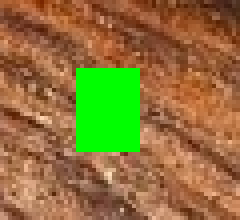
%> input picture test_small.png, 60 x 55 px (shown 4 times larger)
$ octave NLCTV.m   (GNU Octave 9; MATLAB toolbox functions it lacks are replaced by stand-ins)
%> lines starting %> are read from the running program, lines starting %| are printed output that depends on the picture; in (x1, y1, x2, y2) boxes, pixels count from 0 and x2, y2 are one past the last pixel; in counts of white or black regions, pixels touching at a corner belong together; the program's own positions count from 1
clc
clear
close all

%%
imageName  = 'test_small.png';
resultName = 'output.png';
%%
f0=imread(imageName);
%> f0 is the input picture: size 55x60x3 uint8; mean R, G, B 142.5, 116.4, 59.2

%%
figure; imagesc(f0); colormap(gray); axis off; axis equal;
f0=double(f0);
%> f0: size 55x60x3 double

f01 = f0(:,:,1);
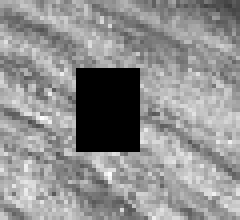
%> f01: size 55x60 double (shown 4 times larger); min 0, max 255, mean 142.5
f02 = f0(:,:,2);
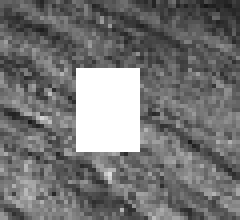
%> f02: size 55x60 double (shown 4 times larger); min 21, max 255, mean 116.4
f03 = f0(:,:,3);
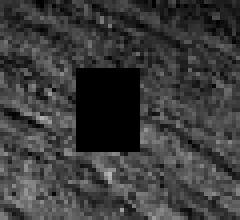
%> f03: size 55x60 double (shown 4 times larger); min 0, max 185, mean 59.2

[m,n]=size(f01);
%> m = 55; n = 60

p_r=3;
s_r=6;
p_s=p_r*2+1;
s_s=s_r*2+1;
t_r=p_r+s_r;

BrokenAreaColor=255;
lamda=.01;sigma=5;h=2;

kernel=fspecial('gaussian',p_s,sigma); %高斯核函数

phi=double(1-((f0(:,:,1)==0) & ...
              (f0(:,:,2)==BrokenAreaColor) & ...
              (f0(:,:,3)==0)));
%> phi: size 55x60 double; values 0 (black) and 1 (white), 89.8% white; 1 black region, box (x1, y1, x2, y2) and area: (19, 17, 35, 38) 336

phi=padarray(phi,[t_r t_r],'symmetric');
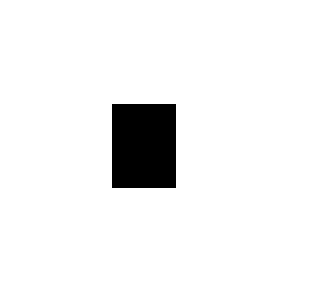
%> phi: size 73x78 double (shown 4 times larger); values 0 (black) and 1 (white), 94.1% white; 1 black region, box (x1, y1, x2, y2) and area: (28, 26, 44, 47) 336
PHI=phi;

u01=f01;
u02=f02;
u03=f03;

w1=zeros(s_s,s_s,m,n);
w2=zeros(s_s,s_s,m,n);
w3=zeros(s_s,s_s,m,n);

tic
for step=1:5000

    u1=padarray(u01,[t_r t_r],'symmetric');
    u2=padarray(u02,[t_r t_r],'symmetric');
    u3=padarray(u03,[t_r t_r],'symmetric');

    if step==1

        w1=updateWeight(u01,u1,h,kernel,t_r,s_r,p_r,phi,w1);
        w2=updateWeight(u02,u2,h,kernel,t_r,s_r,p_r,phi,w2);
%> the run ends on the next line
        w3=updateWeight(u03,u3,h,kernel,t_r,s_r,p_r,phi,w3);
% [69 lines not run here, left out]
function weight=updateWeight(u0,u,h,kernel,t_r,s_r,p_r,phi,w)

    weight=w;

    for i=1:size(u0,1)
        for j=1:size(u0,2)
            for k=1:size(u0,3)

                i0=i+t_r;
                j0=j+t_r;

                W1=u(i0-p_r:i0+p_r,j0-p_r:j0+p_r,k);

                if sum(sum(phi(i0-p_r:i0+p_r,j0-p_r:j0+p_r)))~=0

                    ii=1;
                    for r=i0-s_r:i0+s_r
                        jj=1;
                        for s=j0-s_r:j0+s_r

                            if phi(r,s)~=0

                                W2=u(r-p_r:r+p_r,s-p_r:s+p_r,k);
                                d=sum(sum(phi(i0-p_r:i0+p_r,j0-p_r:j0+p_r).*kernel.*(W1-W2).^2));
                                weight(ii,jj,i,j,k)=exp(-d/(h*h));

                            end

                            jj=jj+1;
                        end
                        ii=ii+1;
                    end

                end
            end
        end
    end
end
